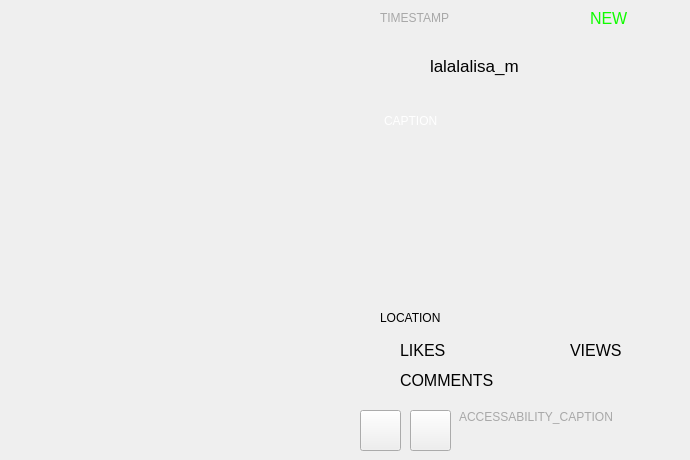
     <widget class="QWidget" name="INST_PG_MDIA">
      <widget class="QLabel" name="INST_MDIA_IMG">
       <property name="geometry">
        <rect>
         <x>10</x>
         <y>10</y>
         <width>341</width>
         <height>441</height>
        </rect>
       </property>
       <property name="text">
        <string/>
       </property>
       <property name="scaledContents">
        <bool>false</bool>
       </property>
      </widget>
      <widget class="QWidget" name="INST_WDGT_VID" native="true">
       <property name="geometry">
        <rect>
         <x>10</x>
         <y>10</y>
         <width>340</width>
         <height>440</height>
        </rect>
       </property>
      </widget>
      <widget class="QPushButton" name="INST_BTN_PLBK">
       <property name="geometry">
        <rect>
         <x>360</x>
         <y>410</y>
         <width>41</width>
         <height>41</height>
        </rect>
       </property>
       <property name="styleSheet">
        <string notr="true"/>
       </property>
       <property name="text">
        <string/>
       </property>
       <property name="icon">
        <iconset resource="../resources/resources.qrc">
         <normaloff>:/images/pause_white.png</normaloff>:/images/pause_white.png</iconset>
       </property>
      </widget>
      <widget class="QLabel" name="INST_MDIA_USER">
       <property name="geometry">
        <rect>
         <x>430</x>
         <y>50</y>
         <width>211</width>
         <height>31</height>
        </rect>
       </property>
       <property name="font">
        <font>
         <pointsize>13</pointsize>
        </font>
       </property>
       <property name="text">
        <string>lalalalisa_m</string>
       </property>
      </widget>
      <widget class="QLabel" name="INST_MDIA_VERI">
       <property name="geometry">
        <rect>
         <x>520</x>
         <y>50</y>
         <width>31</width>
         <height>31</height>
        </rect>
       </property>
       <property name="text">
        <string/>
       </property>
       <property name="pixmap">
        <pixmap resource="../resources/resources.qrc">:/images/verified.png</pixmap>
       </property>
      </widget>
      <widget class="QLabel" name="INST_MDIA_LIKE_PIC">
       <property name="geometry">
        <rect>
         <x>370</x>
         <y>340</y>
         <width>16</width>
         <height>21</height>
        </rect>
       </property>
       <property name="text">
        <string/>
       </property>
       <property name="pixmap">
        <pixmap resource="../resources/resources.qrc">:/images/heart_white.png</pixmap>
       </property>
      </widget>
      <widget class="QLabel" name="INST_MDIA_COM_PIC">
       <property name="geometry">
        <rect>
         <x>370</x>
         <y>370</y>
         <width>16</width>
         <height>21</height>
        </rect>
       </property>
       <property name="text">
        <string/>
       </property>
       <property name="pixmap">
        <pixmap resource="../resources/resources.qrc">:/images/message-circle_white.png</pixmap>
       </property>
      </widget>
      <widget class="QLabel" name="INST_MDIA_LIKE">
       <property name="geometry">
        <rect>
         <x>400</x>
         <y>340</y>
         <width>221</width>
         <height>21</height>
        </rect>
       </property>
       <property name="font">
        <font>
         <pointsize>12</pointsize>
        </font>
       </property>
       <property name="styleSheet">
        <string notr="true"/>
       </property>
       <property name="text">
        <string>LIKES</string>
       </property>
      </widget>
      <widget class="QLabel" name="INST_MDIA_COM">
       <property name="geometry">
        <rect>
         <x>400</x>
         <y>370</y>
         <width>271</width>
         <height>21</height>
        </rect>
       </property>
       <property name="font">
        <font>
         <pointsize>12</pointsize>
        </font>
       </property>
       <property name="text">
        <string>COMMENTS</string>
       </property>
      </widget>
      <widget class="QLabel" name="INST_MDIA_ACPT">
       <property name="geometry">
        <rect>
         <x>459</x>
         <y>410</y>
         <width>210</width>
         <height>40</height>
        </rect>
       </property>
       <property name="sizePolicy">
        <sizepolicy hsizetype="Fixed" vsizetype="Fixed">
         <horstretch>0</horstretch>
         <verstretch>0</verstretch>
        </sizepolicy>
       </property>
       <property name="minimumSize">
        <size>
         <width>210</width>
         <height>40</height>
        </size>
       </property>
       <property name="maximumSize">
        <size>
         <width>250</width>
         <height>40</height>
        </size>
       </property>
       <property name="styleSheet">
        <string notr="true">	color: #a8a8a8;</string>
       </property>
       <property name="text">
        <string>ACCESSABILITY_CAPTION</string>
       </property>
       <property name="alignment">
        <set>Qt::AlignmentFlag::AlignLeading|Qt::AlignmentFlag::AlignLeft|Qt::AlignmentFlag::AlignTop</set>
       </property>
       <property name="wordWrap">
        <bool>true</bool>
       </property>
      </widget>
      <widget class="QLabel" name="INST_MDIA_TMSP">
       <property name="geometry">
        <rect>
         <x>380</x>
         <y>10</y>
         <width>191</width>
         <height>16</height>
        </rect>
       </property>
       <property name="styleSheet">
        <string notr="true">	color: #a8a8a8;</string>
       </property>
       <property name="text">
        <string>TIMESTAMP</string>
       </property>
      </widget>
      <widget class="QLabel" name="INST_MDIA_LOC">
       <property name="geometry">
        <rect>
         <x>380</x>
         <y>310</y>
         <width>271</width>
         <height>16</height>
        </rect>
       </property>
       <property name="text">
        <string>LOCATION</string>
       </property>
      </widget>
      <widget class="QLabel" name="INST_MDIA_VIEW_ICON">
       <property name="geometry">
        <rect>
         <x>530</x>
         <y>340</y>
         <width>23</width>
         <height>21</height>
        </rect>
       </property>
       <property name="text">
        <string/>
       </property>
       <property name="pixmap">
        <pixmap resource="../resources/resources.qrc">:/images/eye_white.png</pixmap>
       </property>
      </widget>
      <widget class="QLabel" name="INST_MDIA_VIEW">
       <property name="geometry">
        <rect>
         <x>570</x>
         <y>340</y>
         <width>111</width>
         <height>21</height>
        </rect>
       </property>
       <property name="font">
        <font>
         <pointsize>12</pointsize>
        </font>
       </property>
       <property name="text">
        <string>VIEWS</string>
       </property>
      </widget>
      <widget class="QTextEdit" name="INST_MDIA_CAPT">
       <property name="geometry">
        <rect>
         <x>380</x>
         <y>110</y>
         <width>280</width>
         <height>190</height>
        </rect>
       </property>
       <property name="sizePolicy">
        <sizepolicy hsizetype="Fixed" vsizetype="Fixed">
         <horstretch>0</horstretch>
         <verstretch>0</verstretch>
        </sizepolicy>
       </property>
       <property name="minimumSize">
        <size>
         <width>280</width>
         <height>190</height>
        </size>
       </property>
       <property name="maximumSize">
        <size>
         <width>280</width>
         <height>190</height>
        </size>
       </property>
       <property name="styleSheet">
        <string notr="true">border: none;
background: transparent;
color: white;</string>
       </property>
       <property name="frameShape">
        <enum>QFrame::Shape::NoFrame</enum>
       </property>
       <property name="lineWidth">
        <number>1</number>
       </property>
       <property name="verticalScrollBarPolicy">
        <enum>Qt::ScrollBarPolicy::ScrollBarAlwaysOff</enum>
       </property>
       <property name="horizontalScrollBarPolicy">
        <enum>Qt::ScrollBarPolicy::ScrollBarAlwaysOff</enum>
       </property>
       <property name="readOnly">
        <bool>true</bool>
       </property>
       <property name="html">
        <string>&lt;!DOCTYPE HTML PUBLIC &quot;-//W3C//DTD HTML 4.0//EN&quot; &quot;http://www.w3.org/TR/REC-html40/strict.dtd&quot;&gt;
&lt;html&gt;&lt;head&gt;&lt;meta name=&quot;qrichtext&quot; content=&quot;1&quot; /&gt;&lt;meta charset=&quot;utf-8&quot; /&gt;&lt;style type=&quot;text/css&quot;&gt;
p, li { white-space: pre-wrap; }
hr { height: 1px; border-width: 0; }
li.unchecked::marker { content: &quot;\2610&quot;; }
li.checked::marker { content: &quot;\2612&quot;; }
&lt;/style&gt;&lt;/head&gt;&lt;body style=&quot; font-family:'Segoe UI'; font-size:9pt; font-weight:400; font-style:normal;&quot;&gt;
&lt;p style=&quot; margin-top:0px; margin-bottom:0px; margin-left:0px; margin-right:0px; -qt-block-indent:0; text-indent:0px;&quot;&gt;CAPTION&lt;/p&gt;&lt;/body&gt;&lt;/html&gt;</string>
       </property>
      </widget>
      <widget class="QPushButton" name="INST_BTN_SOUN">
       <property name="geometry">
        <rect>
         <x>410</x>
         <y>410</y>
         <width>41</width>
         <height>41</height>
        </rect>
       </property>
       <property name="styleSheet">
        <string notr="true"/>
       </property>
       <property name="text">
        <string/>
       </property>
       <property name="icon">
        <iconset resource="../resources/resources.qrc">
         <normaloff>:/images/volume-on_white.png</normaloff>:/images/volume-on_white.png</iconset>
       </property>
      </widget>
      <widget class="QLabel" name="INST_MDIA_NEW">
       <property name="geometry">
        <rect>
         <x>590</x>
         <y>10</y>
         <width>49</width>
         <height>16</height>
        </rect>
       </property>
       <property name="font">
        <font>
         <pointsize>12</pointsize>
        </font>
       </property>
       <property name="styleSheet">
        <string notr="true">color: rgb(16, 252, 0);</string>
       </property>
       <property name="text">
        <string>NEW</string>
       </property>
      </widget>
     </widget>
